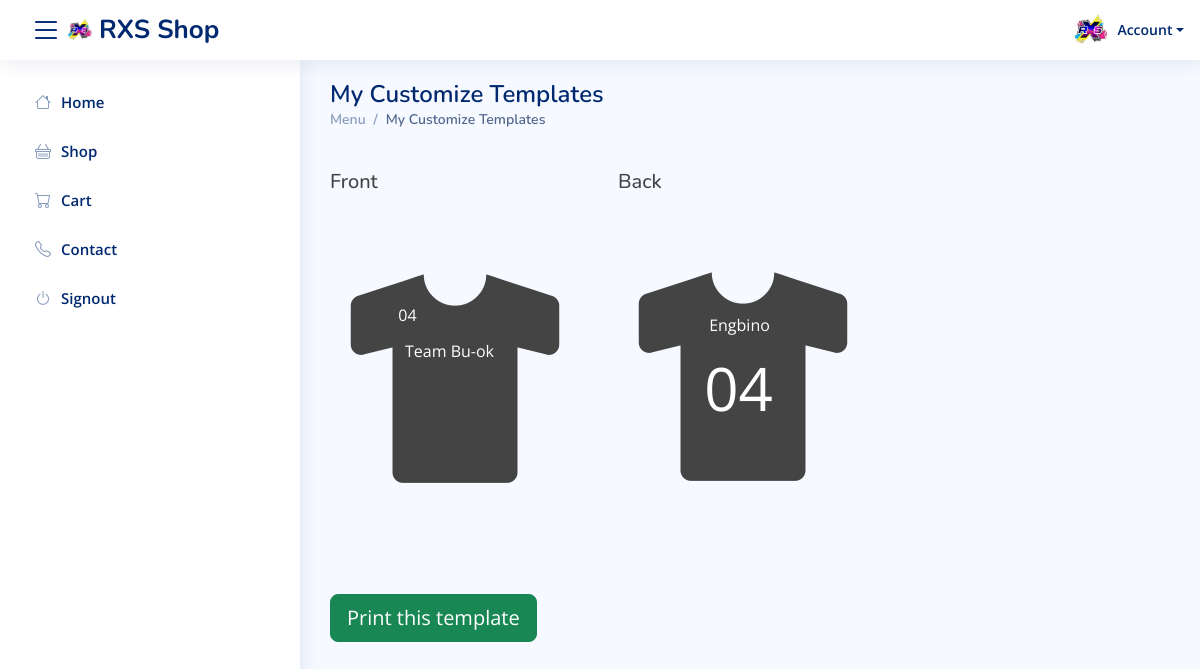
Page /my-customize.php (signed in) on the committed database.
### tables this page shows
CREATE TABLE IF NOT EXISTS `tbl_customize` (
  `id` int NOT NULL AUTO_INCREMENT,
  `bg_color` varchar(50) NOT NULL,
  `name_input` varchar(50) NOT NULL,
  `name_direction` varchar(50) NOT NULL,
  `team_name_input` varchar(50) NOT NULL,
  `team_name_direction` varchar(50) NOT NULL,
  `number_input` varchar(50) NOT NULL,
  `number_direction` varchar(50) NOT NULL,
  `logo` varchar(50) NOT NULL,
  `pattern` varchar(50) NOT NULL,
  `font` varchar(50) NOT NULL,
  `client_id` int NOT NULL,
  PRIMARY KEY (`id`)
);

### my-customize.php (the view, shortened to what this page needs)
<?php
include 'database_connection.php';
if (isset($_SESSION['id'])) {
    $client_id = $_SESSION['id'];
    $stmt = $conn->prepare('SELECT * FROM tbl_customize WHERE client_id = ?');
    $stmt->bind_param('i', $client_id);
    $stmt->execute();
    $result = $stmt->get_result();
    $row = $result->fetch_assoc();
    $bg_color = $row['bg_color'];
    $name_input = $row['name_input'];
    $team_name_input = $row['team_name_input'];
    $number_input = $row['number_input'];
?>
    <!DOCTYPE html>
    <html lang="en">
    <head>
        <link href="assets/vendor/bootstrap/css/bootstrap.min.css" rel="stylesheet">
        <link href="assets/vendor/bootstrap-icons/bootstrap-icons.css" rel="stylesheet">
        <link href="assets/vendor/boxicons/css/boxicons.min.css" rel="stylesheet">
        <link href="assets/css/style.css" rel="stylesheet">
    </head>
    <body>
        <?php include 'top-nav.php' ?>
        <?php include 'side-nav.php' ?>
        <main id="main" class="main">
            <div class="pagetitle">
                <h1>My Customize Templates</h1>
                <nav>
                    <ol class="breadcrumb">
                        <li class="breadcrumb-item">Menu</li>
                        <li class="breadcrumb-item active">My Customize Templates</li>
                    </ol>
                </nav>
            </div>
            <section class="section dashboard">
                <div class="row">
                    <div class="col-lg-12">
                        <div class="">
                            <div class="print">
                                <div class="mt-4">
                                    <div class="row">
                                        <div class="col-lg-4 col-md-4 col-sm-4 relative">
                                            <h5 style="position: relative;">Front</h5>
                                            <div style="position: relative;">
                                                <input type="number" value="<?php echo $number_input ?>" id="number-position-front1" readonly />
                                                <input type="text" value="<?php echo $team_name_input ?>" id="team-name-position-front1" readonly />
                                                <i class="bx bxs-t-shirt shirts" style="color: <?php echo $bg_color; ?>; position: relative;"></i>
                                            </div>
                                        </div>
                                        <div class="col-lg-4 col-md-4 col-sm-4 relative">
                                            <h5 style="position: relative;">Back</h5>
                                            <div style="position: relative;">
                                                <input type="text" value="<?php echo $name_input; ?>" id="name-position-back1" readonly>
                                                <i class="bx bxs-t-shirt shirts mt-4" id="back" style="color: <?php echo $bg_color; ?>; position: relative;"></i>
                                                <input type="number" value="<?php echo $number_input; ?>" id="number-position-back" readonly>
                                            </div>
                                        </div>
                                    </div>
                                </div>
                            </div>
                            <button onclick="PrintPage()" class="btn btn-success btn-lg" type="button">Print this template</button>
                        </div>
                    </div>
                </div>
            </section>
        </main>
    </body>
    </html>
<?php
} else {
    header("Location: client-login.php");
    exit();
}

### assets/css/style.css (style rules this page uses)
:root { scroll-behavior: smooth; }
body { font-family: "Open Sans", sans-serif; background: #f6f9ff; color: #444444; }
h1, h2, h3, h4, h5, h6 { font-family: "Nunito", sans-serif; }
#main { margin-top: 60px; padding: 20px 30px; transition: all 0.3s; }
.pagetitle { margin-bottom: 10px; }
.pagetitle h1 { font-size: 24px; margin-bottom: 0; font-weight: 600; color: #012970; }
.breadcrumb { font-size: 14px; font-family: "Nunito", sans-serif; color: #899bbd; font-weight: 600; }
.breadcrumb .breadcrumb-item::before { color: #899bbd; }
.breadcrumb .active { color: #51678f; font-weight: 600; }
@media (min-width: 1200px) { #main, #footer { margin-left: 300px; } }
.dashboard .shirts { font-size: 250px; }
#team-name-position-front1 { position: relative; top: 110px; left: 28px; background-color: transparent; border: none; text-align: center; outline: none; display: flex; color: #fff; z-index: 1; }
#name-position-back1 { position: relative; top: 110px; left: 30px; background-color: transparent; border: none; text-align: center; outline: none; display: flex; color: #fff; z-index: 1; }
#number-position-back { position: relative; bottom: 160px; left: 68px; background-color: transparent; font-size: 60px; border: none; width: 120px; text-align: center; outline: none; display: flex; color: #fff; z-index: 1; }
#number-position-front1 { position: relative; top: 100px; left: 60px; background-color: transparent; border: none; width: 50px; text-align: center; outline: none; display: flex; color: #fff; z-index: 1; }

### rows in the picture
tbl_customize: number_input "04", team_name_input "Team Bu-ok", name_input "Engbino"
